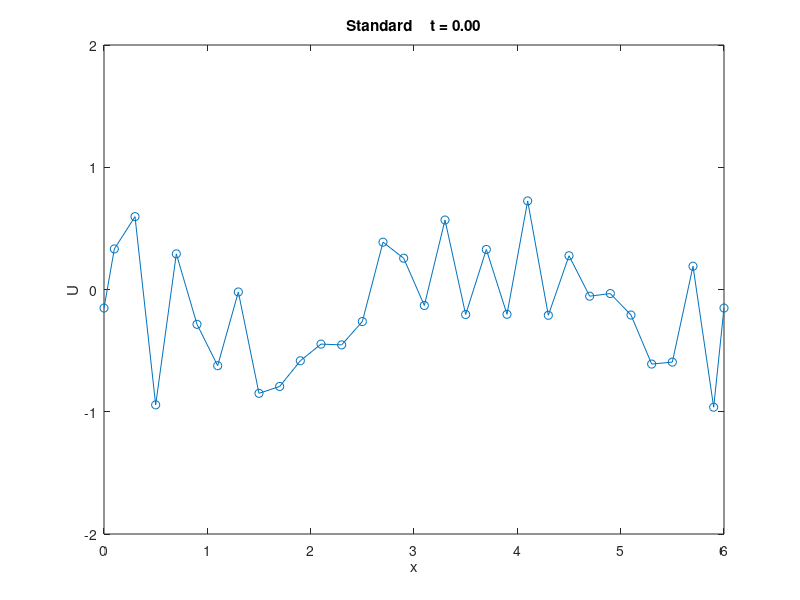
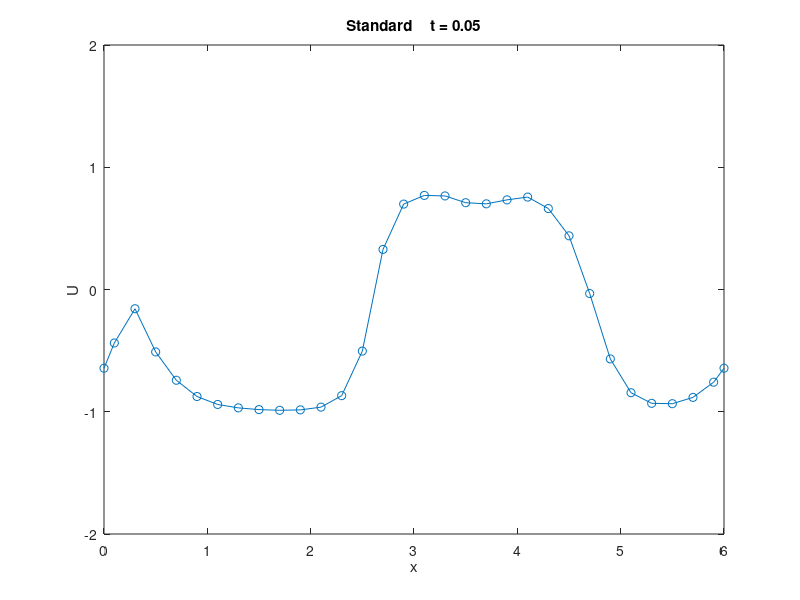
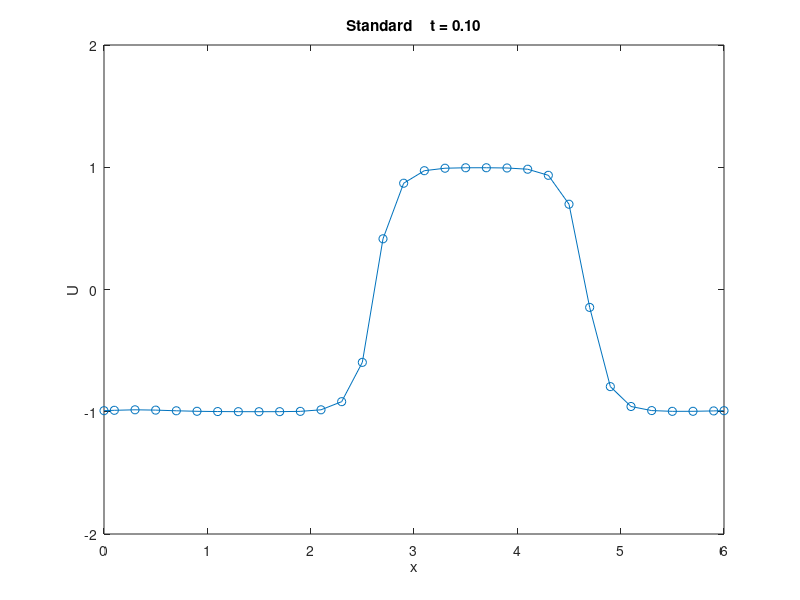
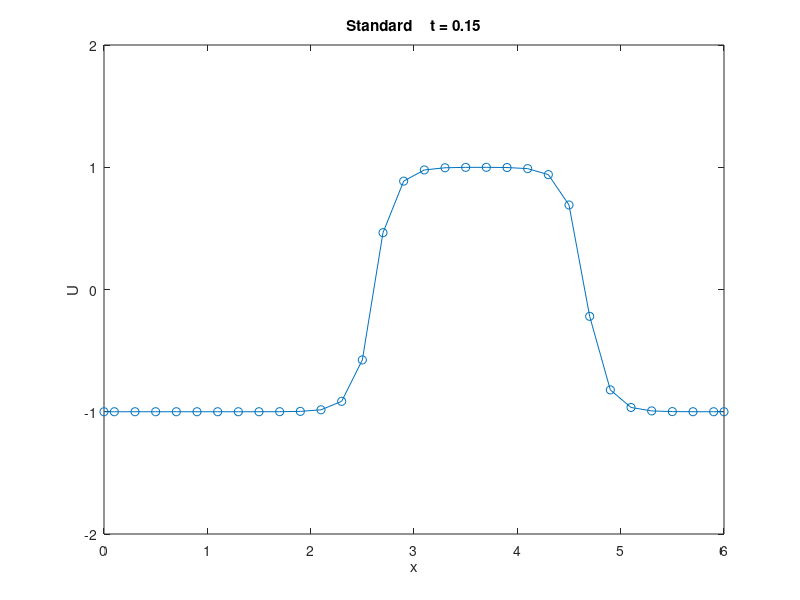

Source code (MATLAB) for these figures, in order: (Note: this script raises an error after producing the figures.)
% Heat Equation with periodic boundary conditions.
clf;
clc;
clear all;

addpath([mfilename('fullpath'), '/../mole_MATLAB/'])

%Settings %%%%
N = 30; % number of grid points

explicit = true;
plots = true;
skip_standard = false;
allen_cahn = true;

% Shared problem parameters

% Heat Equation
coeff=(1/.15).^2;  %Coefficient needed for Allen-Cahn PDE.
alpha = 1.0; % thermal diffusivity.

% X Domain
a = 0;
b = 6;
dx = (b-a)/N;
dx2 = dx/2;

% X discretization
x = [a (a+dx2):dx:(b-dx2)]'; % solution domain is u(0) to u(N) {u(x(0)) = u(x(N+1))}
x_display = [x; b];

% Initial Condition
if (allen_cahn)
  u0=1.2*(rand(size(x))-1*rand(size(x)));
  %u0 = 0.5*(1+sin(5*3.14/(b-a) * x));
else
  u0 = 0.5*(1+sin(2*3.14/(b-a) * x));
end
u_display = [u0; u0(1)];

% Time Domain
t0 = 0;
tf = 0.5;
dt = (dx2^2)/(4*alpha); % Von Neumann Stability Criterion

plot_frequency = (tf/dt)/N;

% Implicit "Standard" Finite Differences Approach

% Time discretization
t = t0;
timesteps = 0;

% Initial Condition
u = u0;
unew = u0;

% Finite Difference Operator Matrix
v = alpha*dt/dx^2;
a0 = v*ones(N+1, 1);
a1 = -2*v*ones(N+1, 1);
A = spdiags([a0 a1 a0], [-1 0 1], N+1, N+1);

% Use Saulo's non-uniform spacing scheme at boundaries
% X = a
A(1, N+1) = v;       A(1, 1)     = -2*v; A(1, 2)   = v;
% X = a + dx/2
A(2, 1)   = (8/3)*v; A(2, 2)     = -4*v; A(2, 3)   = (4/3)*v;
% X = b - dx/2
A(N+1, N) = (4/3)*v; A(N+1, N+1) = -4*v; A(N+1, 1) = (8/3)*v;

if (explicit)
  FD = speye(size(A)) + A;
else
  FD = speye(size(A)) - A;
end

figures_so_far = 1;

if (skip_standard == 0)

% Integrate
while (t < tf)
    % update U
    if (explicit)
      unew = FD * u;
    else
      unew = FD \ u;
    end

    if (allen_cahn)
      unew = unew - coeff*dt*(u.^3-u);
    end

    % timestep
    timesteps = timesteps+1;
    t = timesteps*dt;

    % Make a plot every few timesteps and on the last timestep.
    if (plots && (mod(timesteps-1, plot_frequency) == 0 || t >= tf))
      u_display = [u; u(1)];
      figure(figures_so_far);
      figures_so_far = figures_so_far + 1;

      plot(x_display, u_display, 'o-');
      str = sprintf('Standard \t t = %.2f', t);
      title(str)
      xlabel('x')
      ylabel('U')
      xlim([a b]);
      ylim([-2 2]);
    end

    u = unew;
end
end

u_standard = u;


% Implicit Mimetic Finite Differences Approach

% X discretization
x = [a (a+dx/2):dx:(b-dx/2)]';
x_display = [x; b];

% Time discretization
t = t0;
timesteps = 0;

% Initial Condition
u = u0;
unew = u0;

% Mimetic Operator Matrix
order = 2;

% Instead of using MOLE's lap(), construct laplacian from div and grad ourselves.
% This lets us impose boundary conditions on D and G as needed.
D = div(order, N, dx); % 1D Mimetic divergence operator
G = grad(order, N, dx);

% Periodic BC imposed on the divergence operator
D(1,2) = 1/(2*dx);
D(1,end-1) = -1/(2*dx);
D(end,2) = 1/(2*dx);
D(end,end-1) = -1/(2*dx);

% Apply the rule that U(1) == U(end), and drop last row/column.
L = D*G;
L(:, 1) = L(:, 1) + L(:, end);
L = L(1:end-1,1:end-1);

if (explicit)
  MFD = speye(size(L)) + alpha*dt*L;
else
  MFD = speye(size(L)) - alpha*dt*L;
end

% Integrate
while (t < tf)
    % update U
    if (explicit)
      unew = MFD * u;
    else
      unew = MFD \ u;
    end

    if (allen_cahn)
      unew = unew - coeff*dt*(u.^3-u);
    end

    % timestep
    timesteps = timesteps+1;
    t = timesteps*dt;

    % Make a plot every few timesteps and on the last timestep.
    if (plots && (mod(timesteps-1, plot_frequency) == 0 || t >= tf))
      u_display = [u; u(1)];
      figure(figures_so_far);
      figures_so_far = figures_so_far + 1;

      plot(x_display, u_display, 'o-');
      str = sprintf('Mimetic \t t = %.2f', t);
      title(str)
      xlabel('x')
      ylabel('U')
      xlim([a b]);
      ylim([-2 2]);
    end

    u = unew;
end

u_mimetic = u;

percent_diff = 100 * abs(u_standard - u_mimetic) ./ u_standard;
